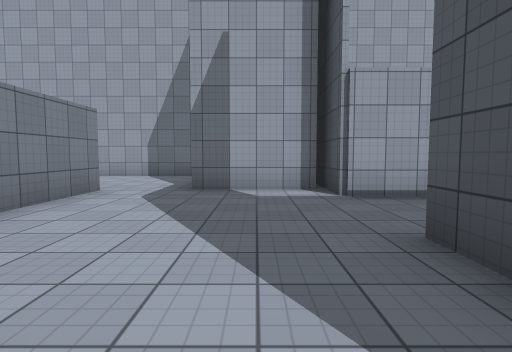
view 1 (above)

13 first-person views from a walk through a Unity game level. The camera is 1.3 m above the floor, tilts 4° down and sees 80° across. The floor is counted in squares, 2 m on a side. Each view is taken from the middle of a square. On the plan, view 1 faces up. The plan holds only what a view shows up to about 10 squares ahead; the rest is blank. The player character is not drawn. Some animated figures are not drawn. Surface patterns are stand-ins for the level's own textures.

view 2
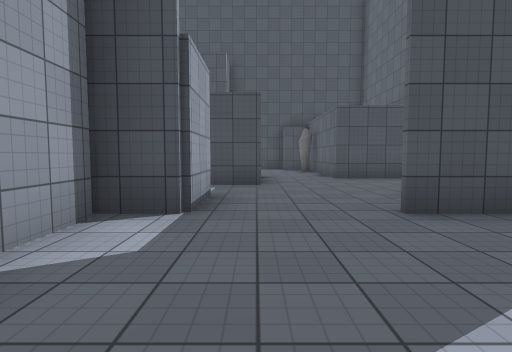

view 3
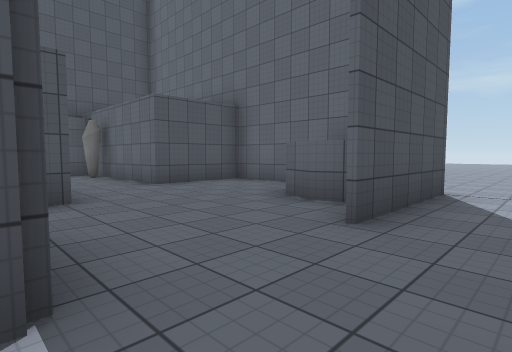

view 4
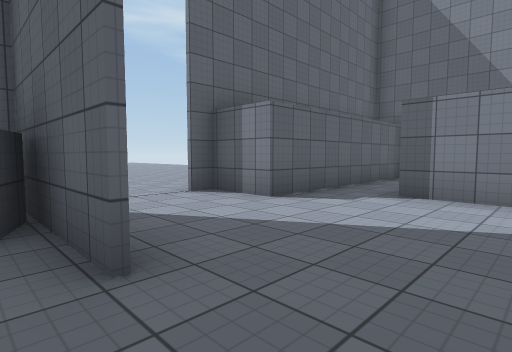

view 5
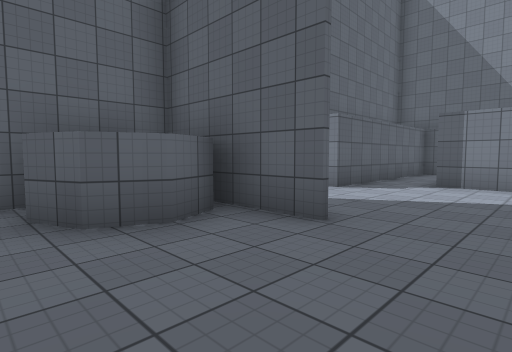

view 6
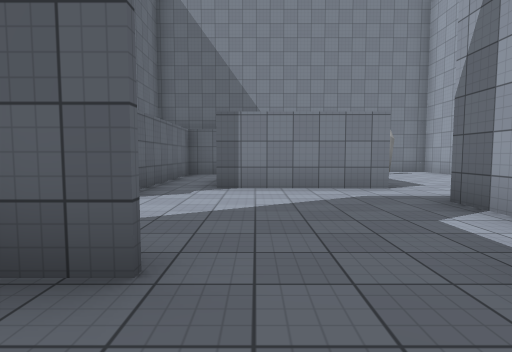

view 7
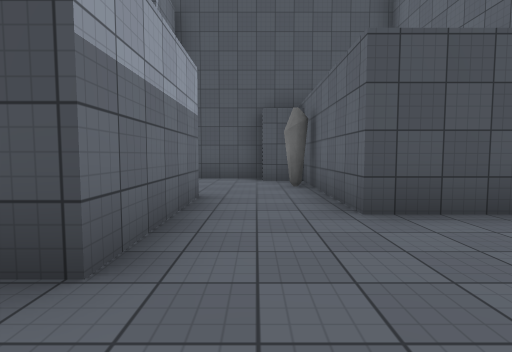

view 8
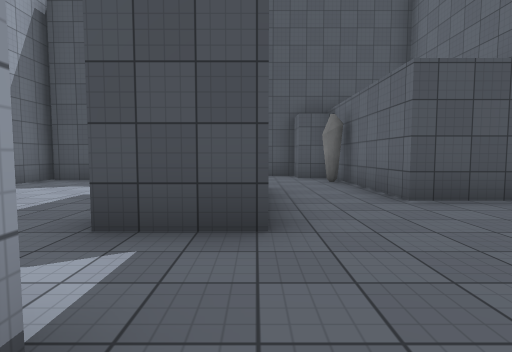

view 9
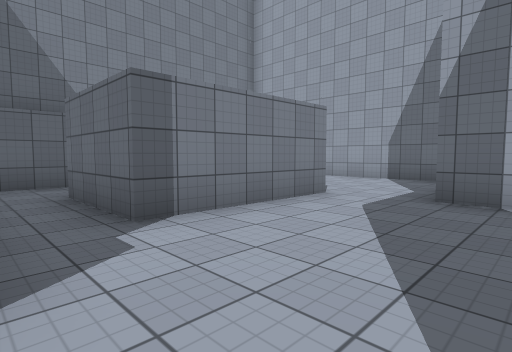

view 10
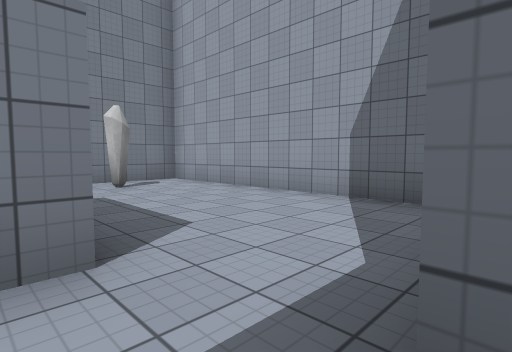

view 11
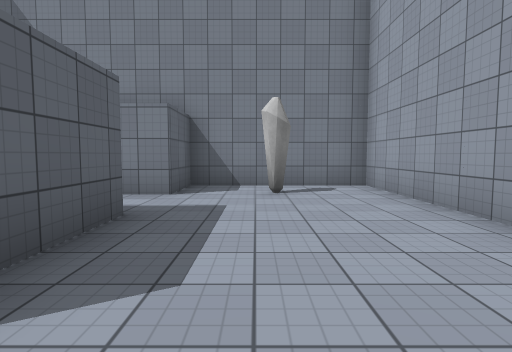

view 12
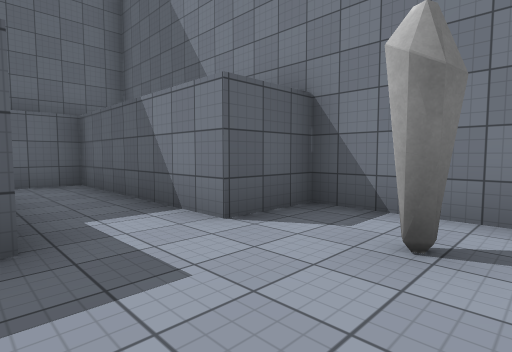

view 13
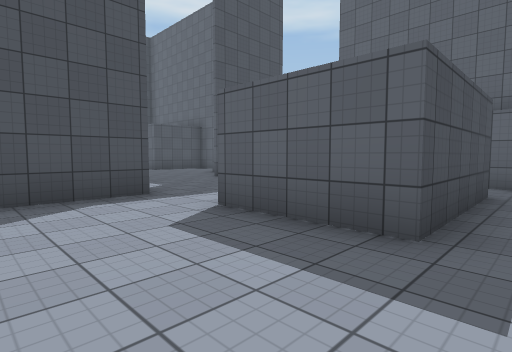

### Floor plan
Points are (right, up) in squares from view 1. A wall is a line through its corners. A room is listed if a view was taken in it or the views show most of it. See-through windows are left out.
Room 1 (views 1, 2, 3, 4, 5, 6, 7, 8, 9, 10)
walls: (1.4, 2.4) (1.4, -0.2); (3, 4.7) (1.3, 4.7) (1.3, 6.8); (1.3, 0.4) (1.3, 2.4); (1.5, 0.3) (1.8, 1.1) (2.5, 1.4) (3.2, 1.1) (3.5, 0.3); (1.2, 5.7) (-1.2, 5.7); (3.2, -0.6) (6.3, -0.6) (6.3, 1.8) (7.5, 1.8); (-2.5, 0.8) (-1.5, 0.8) (-1.5, -0.6) (-1, -0.6); (-2.9, 4.4) (-2.9, 2.2); (7.8, 3.9) (4.5, 3.9)
ways out: opening at (-2, 5) to room 2; opening at (-2, 2) to room 3; opening at (0, 0.5); opening at (4, 5); opening at (7, 3)
Room 2 (views 11, 12, 13)
walls: (-1.9, 9.3) (-8.5, 9.3) (-8.5, 5.6) (-6.9, 5.6) (-7, 2.5); (-1.2, 5.7) (-1.2, 7.6); (-5.2, 2.2) (-5.3, 5.6) (-2.9, 5.6) (-2.9, 4.4)
ways out: opening at (-2, 5) to room 1; opening at (-6, 3) to room 3
objects: other object (-7, 7)
Room 3 (no view inside)
walls: (-7, 2.5) (-7, 0.8) (-2.5, 0.8); (-2.9, 2.2) (-5.2, 2.2)
ways out: opening at (-2, 2) to room 1; opening at (-6, 3) to room 2

Where each view was taken, in squares from view 1:
view 1: 0 up, 0 right, facing up
view 2: 4 up, 2 left, facing right
view 3: 5 up, 0 right, facing down-right
view 4: 4 up, 2 right, facing down-left
view 5: 4 up, 4 right, facing down-left
view 6: 3 up, 3 right, facing left
view 7: 3 up, 3 right, facing right
view 8: 4 up, 2 right, facing right
view 9: 1 up, 0 right, facing up-left
view 10: 5 up, 1 left, facing up-left
view 11: 7 up, 2 left, facing left
view 12: 8 up, 5 left, facing down-left
view 13: 8 up, 6 left, facing down-right
